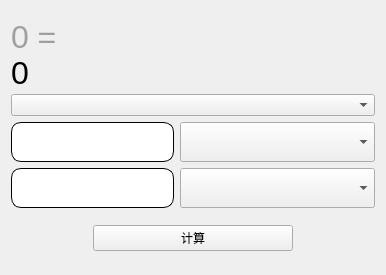
<?xml version="1.0" encoding="UTF-8"?>
<ui version="4.0">
 <class>Form</class>
 <widget class="QWidget" name="Form">
  <property name="geometry">
   <rect>
    <x>0</x>
    <y>0</y>
    <width>386</width>
    <height>275</height>
   </rect>
  </property>
  <property name="windowTitle">
   <string>进制转换器</string>
  </property>
  <layout class="QVBoxLayout" name="verticalLayout">
   <item>
    <layout class="QGridLayout" name="gridLayout">
     <item row="4" column="1">
      <widget class="QComboBox" name="twoInputcomboBox">
       <property name="minimumSize">
        <size>
         <width>0</width>
         <height>40</height>
        </size>
       </property>
      </widget>
     </item>
     <item row="4" column="0">
      <widget class="QLineEdit" name="twoInput">
       <property name="minimumSize">
        <size>
         <width>0</width>
         <height>40</height>
        </size>
       </property>
       <property name="styleSheet">
        <string notr="true">.QLineEdit{
	border-radius: 10%;
	border: 1px solid black;
}

.QLineEdit:hover{
	background-color: rgb(160, 255, 255);
}</string>
       </property>
      </widget>
     </item>
     <item row="3" column="0">
      <widget class="QLineEdit" name="oneInput">
       <property name="minimumSize">
        <size>
         <width>0</width>
         <height>40</height>
        </size>
       </property>
       <property name="styleSheet">
        <string notr="true">.QLineEdit{
	border-radius: 10%;
	border: 1px solid black;
}

.QLineEdit:hover{
	background-color: rgb(160, 255, 255);
}</string>
       </property>
      </widget>
     </item>
     <item row="2" column="0" colspan="2">
      <widget class="QComboBox" name="dataTypecomboBox"/>
     </item>
     <item row="0" column="0">
      <widget class="QLabel" name="originDataLabel">
       <property name="maximumSize">
        <size>
         <width>1000</width>
         <height>30</height>
        </size>
       </property>
       <property name="font">
        <font>
         <pointsize>24</pointsize>
        </font>
       </property>
       <property name="styleSheet">
        <string notr="true">color: rgb(160, 160, 160)</string>
       </property>
       <property name="text">
        <string>0 =</string>
       </property>
      </widget>
     </item>
     <item row="3" column="1">
      <widget class="QComboBox" name="oneInputcomboBox">
       <property name="minimumSize">
        <size>
         <width>195</width>
         <height>40</height>
        </size>
       </property>
       <property name="styleSheet">
        <string notr="true"/>
       </property>
      </widget>
     </item>
     <item row="1" column="0">
      <widget class="QLabel" name="transDataLabel">
       <property name="maximumSize">
        <size>
         <width>1000</width>
         <height>30</height>
        </size>
       </property>
       <property name="font">
        <font>
         <pointsize>24</pointsize>
        </font>
       </property>
       <property name="styleSheet">
        <string notr="true"/>
       </property>
       <property name="text">
        <string>0</string>
       </property>
      </widget>
     </item>
    </layout>
   </item>
   <item>
    <layout class="QHBoxLayout" name="horizontalLayout">
     <item>
      <widget class="QPushButton" name="calcBtn">
       <property name="maximumSize">
        <size>
         <width>200</width>
         <height>16777215</height>
        </size>
       </property>
       <property name="layoutDirection">
        <enum>Qt::LeftToRight</enum>
       </property>
       <property name="text">
        <string>计算</string>
       </property>
      </widget>
     </item>
    </layout>
   </item>
  </layout>
 </widget>
 <resources/>
 <connections/>
</ui>
